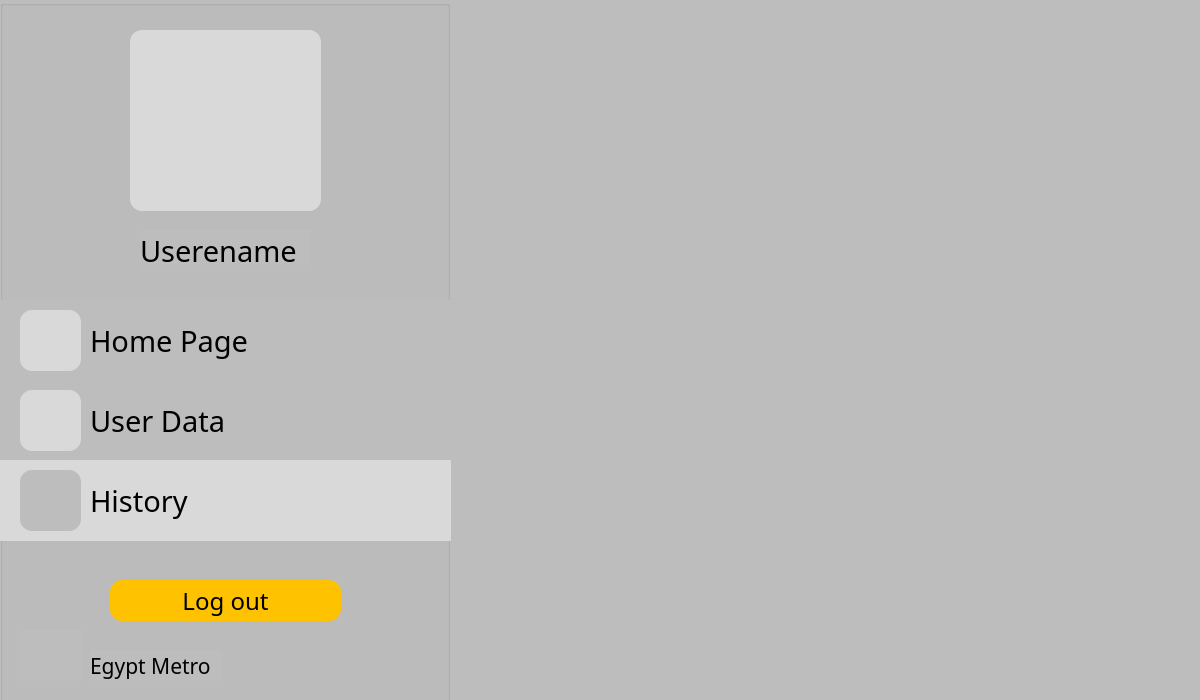
<?xml version="1.0" encoding="UTF-8"?>
<ui version="4.0">
 <class>HistoryPage</class>
 <widget class="QDialog" name="HistoryPage">
  <property name="geometry">
   <rect>
    <x>0</x>
    <y>0</y>
    <width>1200</width>
    <height>700</height>
   </rect>
  </property>
  <property name="windowTitle">
   <string>Dialog</string>
  </property>
  <property name="styleSheet">
   <string notr="true">background-color: #BDBDBD;</string>
  </property>
  <widget class="QGroupBox" name="groupBox">
   <property name="geometry">
    <rect>
     <x>0</x>
     <y>0</y>
     <width>450</width>
     <height>710</height>
    </rect>
   </property>
   <property name="title">
    <string/>
   </property>
   <widget class="QLabel" name="holder">
    <property name="geometry">
     <rect>
      <x>130</x>
      <y>30</y>
      <width>191</width>
      <height>181</height>
     </rect>
    </property>
    <property name="styleSheet">
     <string notr="true">background-color: #D9D9D9;
border-radius: 12;</string>
    </property>
    <property name="text">
     <string/>
    </property>
   </widget>
   <widget class="QPushButton" name="pushButton_7">
    <property name="geometry">
     <rect>
      <x>0</x>
      <y>300</y>
      <width>451</width>
      <height>81</height>
     </rect>
    </property>
    <property name="styleSheet">
     <string notr="true">background-color: #BDBDBD;
border-radius: 1;</string>
    </property>
    <property name="text">
     <string/>
    </property>
   </widget>
   <widget class="QPushButton" name="pushButton_8">
    <property name="geometry">
     <rect>
      <x>0</x>
      <y>380</y>
      <width>451</width>
      <height>81</height>
     </rect>
    </property>
    <property name="styleSheet">
     <string notr="true">background-color: #BDBDBD;
border-radius: 1;</string>
    </property>
    <property name="text">
     <string/>
    </property>
   </widget>
   <widget class="QLabel" name="label_14">
    <property name="geometry">
     <rect>
      <x>20</x>
      <y>390</y>
      <width>61</width>
      <height>61</height>
     </rect>
    </property>
    <property name="styleSheet">
     <string notr="true">background-color: #D9D9D9;
border-radius: 12;</string>
    </property>
    <property name="text">
     <string/>
    </property>
   </widget>
   <widget class="QLabel" name="label_11">
    <property name="geometry">
     <rect>
      <x>20</x>
      <y>310</y>
      <width>61</width>
      <height>61</height>
     </rect>
    </property>
    <property name="styleSheet">
     <string notr="true">background-color: #D9D9D9;
border-radius: 12;</string>
    </property>
    <property name="text">
     <string/>
    </property>
   </widget>
   <widget class="QLabel" name="history">
    <property name="geometry">
     <rect>
      <x>30</x>
      <y>400</y>
      <width>49</width>
      <height>41</height>
     </rect>
    </property>
    <property name="styleSheet">
     <string notr="true">background-color: #D9D9D9;</string>
    </property>
    <property name="text">
     <string/>
    </property>
   </widget>
   <widget class="QLabel" name="homepic">
    <property name="geometry">
     <rect>
      <x>30</x>
      <y>320</y>
      <width>49</width>
      <height>41</height>
     </rect>
    </property>
    <property name="styleSheet">
     <string notr="true">background-color: #D9D9D9;</string>
    </property>
    <property name="text">
     <string/>
    </property>
   </widget>
   <widget class="QLabel" name="label_18">
    <property name="geometry">
     <rect>
      <x>90</x>
      <y>320</y>
      <width>171</width>
      <height>41</height>
     </rect>
    </property>
    <property name="font">
     <font>
      <family>BAXAUTRIAL</family>
      <pointsize>22</pointsize>
     </font>
    </property>
    <property name="text">
     <string>Home Page</string>
    </property>
   </widget>
   <widget class="QLabel" name="Metro">
    <property name="geometry">
     <rect>
      <x>20</x>
      <y>630</y>
      <width>61</width>
      <height>51</height>
     </rect>
    </property>
    <property name="text">
     <string/>
    </property>
   </widget>
   <widget class="QLabel" name="label_17">
    <property name="geometry">
     <rect>
      <x>90</x>
      <y>650</y>
      <width>131</width>
      <height>31</height>
     </rect>
    </property>
    <property name="font">
     <font>
      <family>BAXAUTRIAL</family>
      <pointsize>16</pointsize>
     </font>
    </property>
    <property name="text">
     <string>Egypt Metro</string>
    </property>
   </widget>
   <widget class="QPushButton" name="pushButton_6">
    <property name="geometry">
     <rect>
      <x>110</x>
      <y>580</y>
      <width>231</width>
      <height>41</height>
     </rect>
    </property>
    <property name="font">
     <font>
      <family>BAXAUTRIAL</family>
      <pointsize>18</pointsize>
     </font>
    </property>
    <property name="styleSheet">
     <string notr="true">background-color: #FFC200;
border-radius: 12;
color: black;</string>
    </property>
    <property name="text">
     <string>Log out</string>
    </property>
   </widget>
   <widget class="QLabel" name="username">
    <property name="geometry">
     <rect>
      <x>140</x>
      <y>230</y>
      <width>171</width>
      <height>41</height>
     </rect>
    </property>
    <property name="font">
     <font>
      <family>BAXAUTRIAL</family>
      <pointsize>22</pointsize>
     </font>
    </property>
    <property name="text">
     <string>Userename</string>
    </property>
   </widget>
   <widget class="QLabel" name="userpic">
    <property name="geometry">
     <rect>
      <x>150</x>
      <y>50</y>
      <width>151</width>
      <height>141</height>
     </rect>
    </property>
    <property name="styleSheet">
     <string notr="true">background-color: #D9D9D9;
border-radius: 12;</string>
    </property>
    <property name="text">
     <string/>
    </property>
   </widget>
   <widget class="QLabel" name="label_16">
    <property name="geometry">
     <rect>
      <x>90</x>
      <y>400</y>
      <width>171</width>
      <height>41</height>
     </rect>
    </property>
    <property name="font">
     <font>
      <family>BAXAUTRIAL</family>
      <pointsize>22</pointsize>
     </font>
    </property>
    <property name="styleSheet">
     <string notr="true">background-color: #BDBDBD;</string>
    </property>
    <property name="text">
     <string>User Data</string>
    </property>
   </widget>
  </widget>
  <widget class="QPushButton" name="pushButton_9">
   <property name="geometry">
    <rect>
     <x>0</x>
     <y>460</y>
     <width>451</width>
     <height>81</height>
    </rect>
   </property>
   <property name="styleSheet">
    <string notr="true">background-color: #D9D9D9;
border-radius: 1;</string>
   </property>
   <property name="text">
    <string/>
   </property>
  </widget>
  <widget class="QLabel" name="label_13">
   <property name="geometry">
    <rect>
     <x>20</x>
     <y>470</y>
     <width>61</width>
     <height>61</height>
    </rect>
   </property>
   <property name="styleSheet">
    <string notr="true">background-color: #BDBDBD;
border-radius: 12;</string>
   </property>
   <property name="text">
    <string/>
   </property>
  </widget>
  <widget class="QLabel" name="userdata">
   <property name="geometry">
    <rect>
     <x>30</x>
     <y>480</y>
     <width>49</width>
     <height>41</height>
    </rect>
   </property>
   <property name="styleSheet">
    <string notr="true">background-color: #BDBDBD;
border-radius: 12;</string>
   </property>
   <property name="text">
    <string/>
   </property>
  </widget>
  <widget class="QLabel" name="label_15">
   <property name="geometry">
    <rect>
     <x>90</x>
     <y>480</y>
     <width>171</width>
     <height>41</height>
    </rect>
   </property>
   <property name="font">
    <font>
     <family>BAXAUTRIAL</family>
     <pointsize>22</pointsize>
    </font>
   </property>
   <property name="styleSheet">
    <string notr="true">background-color: #D9D9D9;</string>
   </property>
   <property name="text">
    <string>History</string>
   </property>
  </widget>
 </widget>
 <resources/>
 <connections/>
</ui>
